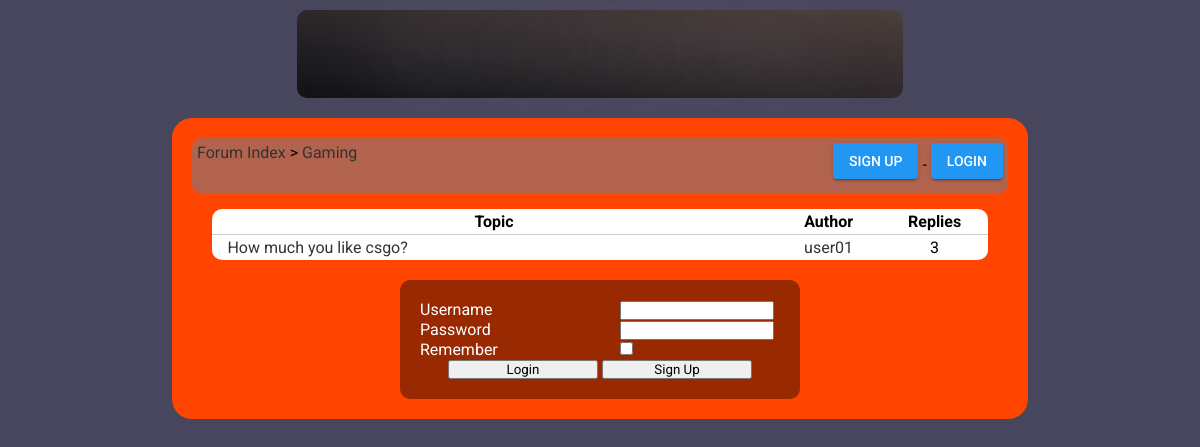
The page /list_topics.php?parent=1 on the database as committed earlier.
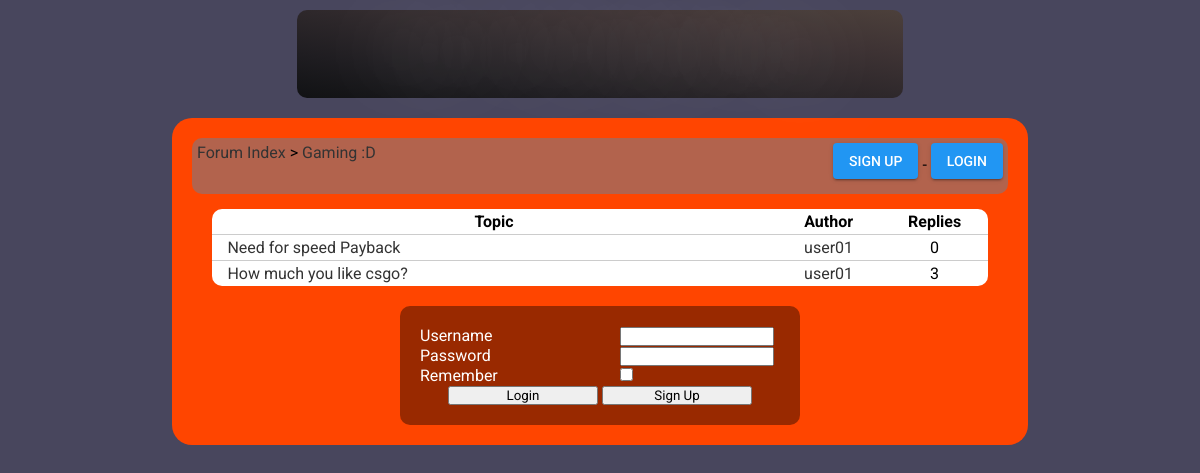
The same page on the database as committed later.
### tables this page shows
CREATE TABLE `categories` (
  `id` smallint(6) NOT NULL,
  `name` varchar(256) NOT NULL,
  `description` text NOT NULL,
  `position` smallint(6) NOT NULL
);

CREATE TABLE `topics` (
  `parent` smallint(6) NOT NULL,
  `id` int(11) NOT NULL,
  `id2` int(11) NOT NULL,
  `title` varchar(256) NOT NULL,
  `message` longtext NOT NULL,
  `authorid` int(11) NOT NULL,
  `timestamp` int(11) NOT NULL,
  `timestamp2` int(11) NOT NULL
);

CREATE TABLE `users` (
  `id` bigint(20) NOT NULL,
  `username` varchar(255) NOT NULL,
  `password` varchar(255) NOT NULL,
  `email` varchar(255) NOT NULL,
  `avatar` text NOT NULL,
  `signup_date` int(10) NOT NULL
);

### config.php (called while the page is built, shortened)
<?php
$url_home = 'index.php';
$design = 'default';
?>

### list_topics.php (the view, shortened to what this page needs)
<?php
include('config.php');
if(isset($_GET['parent']))
{
	$id = intval($_GET['parent']);
	$dn1 = mysqli_fetch_array(mysqli_query( $con,'select count(c.id) as nb1, c.name,count(t.id) as topics from categories as c left join topics as t on t.parent="'.$id.'" where c.id="'.$id.'" group by c.id'));
if($dn1['nb1']>0)
{
?>
<!DOCTYPE html>
<html>
    <head>
        <link href="<?php echo $design; ?>/style.css" rel="stylesheet" title="Style" />
    </head>
    <body>
    	<div class="header">
        	<a href="<?php echo $url_home; ?>"> <span class="headtext" style="font-size:40px;margin-top:-5px;"> How To Do Something </span>
	    </div>
        <div class="content">
<?php
if(isset($_SESSION['username']))
{
?>
<div class="box">
	<div class="box_left">
    	<a href="<?php echo $url_home; ?>">Forum Index</a> &gt; <a href="list_topics.php?parent=<?php echo $id; ?>"><?php echo htmlentities($dn1['name'], ENT_QUOTES, 'UTF-8'); ?></a>
    </div>
	<div class="box_right">
    	<a class="pure-material-button-contained" href="profile.php?id=<?php echo $_SESSION['userid']; ?>"><?php echo htmlentities($_SESSION['username'], ENT_QUOTES, 'UTF-8'); ?></a> <a href="login.php" class="pure-material-button-contained">Logout</a>
    </div>
	<div class="clean"></div>
</div>
<?php
}
else
{
?>
<div class="box">
	<div class="box_left">
    	<a href="<?php echo $url_home; ?>">Forum Index</a> &gt; <a href="list_topics.php?parent=<?php echo $id; ?>"><?php echo htmlentities($dn1['name'], ENT_QUOTES, 'UTF-8'); ?></a>
    </div>
	<div class="box_right">
    	<a class="pure-material-button-contained" href="signup.php">Sign Up</a> - <a class="pure-material-button-contained" href="login.php">Login</a>
    </div>
</div>
<?php
}
?>
<?php
$dn2 = mysqli_query($con,'select t.id, t.title, t.authorid, u.username as author, count(r.id) as replies from topics as t left join topics as r on r.parent="'.$id.'" and r.id=t.id and r.id2!=1  left join users as u on u.id=t.authorid where t.parent="'.$id.'" and t.id2=1 group by t.id order by t.timestamp2 desc');
if(mysqli_num_rows($dn2)>0)
{
?>
<table class="topics_table">
	<tr>
    	<th class="forum_tops">Topic</th>
    	<th class="forum_auth">Author</th>
    	<th class="forum_nrep">Replies</th>
	</tr>
<?php
while($dnn2 = mysqli_fetch_array($dn2))
{
?>
	<tr>
    	<td class="forum_tops"><a href="read_topic.php?id=<?php echo $dnn2['id']; ?>"><?php echo htmlentities($dnn2['title'], ENT_QUOTES, 'UTF-8'); ?></a></td>
    	<td><a href="profile.php?id=<?php echo $dnn2['authorid']; ?>"><?php echo htmlentities($dnn2['author'], ENT_QUOTES, 'UTF-8'); ?></a></td>
    	<td><?php echo $dnn2['replies']; ?></td>
    </tr>
<?php
}
?>
</table>
<?php
}
else
{
?>
<div class="message">This category has no topic.</div>
<?php
}
if(isset($_SESSION['username']))
{
?>
<?php
}
else
{
?>
<div class="box_login">
	<form action="login.php" method="post">
		<label for="username">Username</label><input type="text" name="username" id="username" /><br />
		<label for="password">Password</label><input type="password" name="password" id="password" /><br />
        <label for="memorize">Remember</label><input type="checkbox" name="memorize" id="memorize" value="yes" />
        <div class="center">
	        <input  type="submit" value="Login" /> <input  type="button" onclick="javascript:document.location='signup.php';" value="Sign Up" />
        </div>
    </form>
</div>
<?php
}
?>
		</div>
	</body>
</html>
<?php
}
else
{
	echo '<h2>This category doesn\'t exist.</h2>';
}
}
else
{
	echo '<h2>The ID of the category you want to visit is not defined.</h2>';
}
?>

Rows that differ between the two databases and show on the page:
changed categories: name "Gaming" → "Gaming :D"
added topics: title "Need for speed Payback", authorid.username "user01", replies "0"
